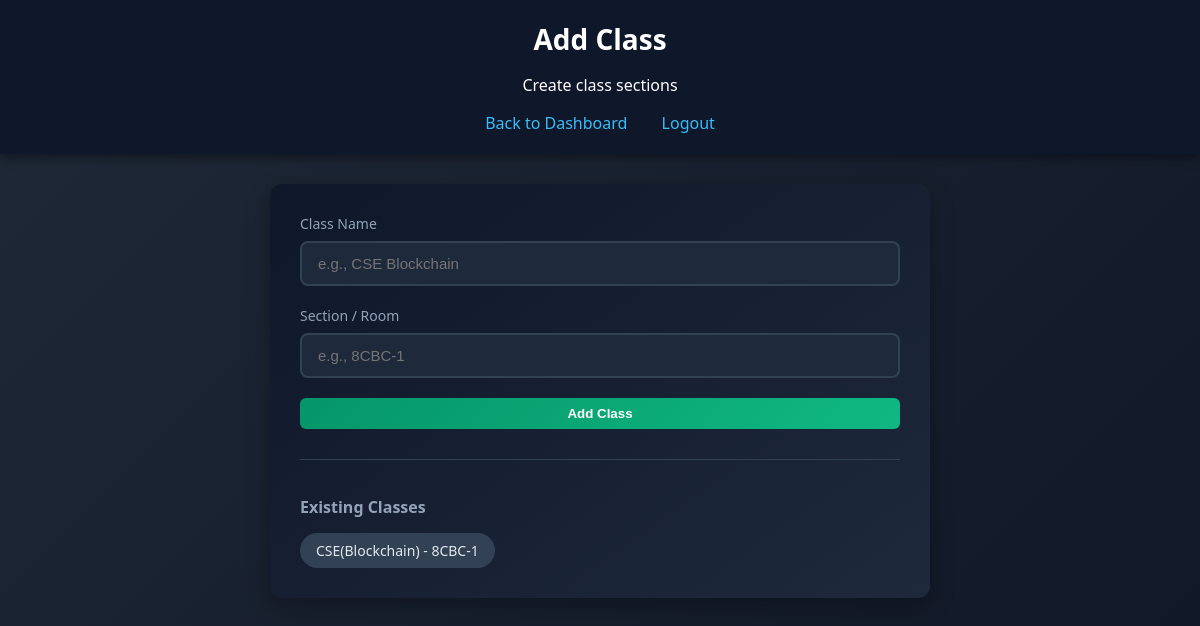
The app's page /admin/add_class (signed in), older data.
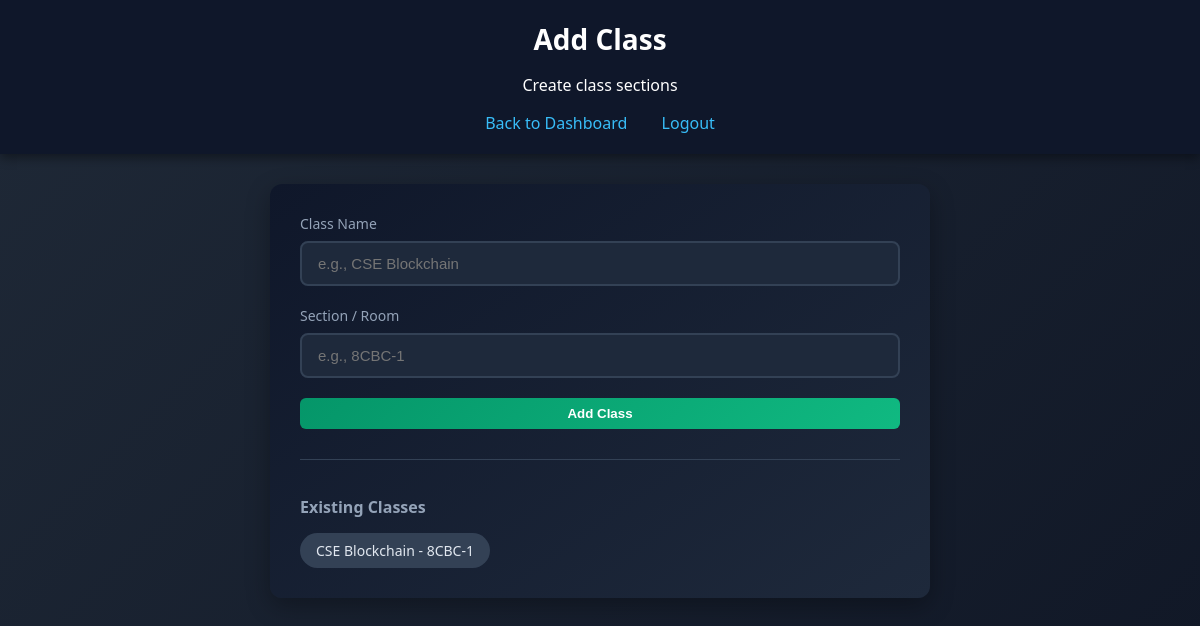
The same page, newer data.
### tables this page shows
CREATE TABLE classes (
    id INTEGER PRIMARY KEY AUTOINCREMENT,
    class_name TEXT NOT NULL,
    room_no TEXT
);

### backend/app.py (the view)
@app.route("/admin/add_class", methods=["GET", "POST"])
def add_class():
    if session.get("role") != "admin":
        return redirect("/login")
    message = ""
    conn = get_connection()
    cursor = conn.cursor()
    if request.method == "POST":
        class_name = request.form["class_name"]
        section = request.form["section"]
        cursor.execute("INSERT INTO classes (class_name, room_no) VALUES (?, ?)", (class_name, section))
        conn.commit()
        message = f"Class '{class_name} - {section}' added successfully!"
    classes = cursor.execute("SELECT * FROM classes ORDER BY class_name").fetchall()
    conn.close()
    return render_template("add_class.html", message=message, classes=classes)

### backend/app.py (called while the page is built)
def get_connection():
    conn = sqlite3.connect(DB_PATH)
    conn.row_factory = sqlite3.Row
    return conn

### frontend/templates/add_class.html (shortened to what this page needs)
<!DOCTYPE html>
<html lang="en">
<head>
    <link rel="stylesheet" href="/static/style.css">
</head>
<body>
    <div class="header">
        <h1>Add Class</h1>
        <p>Create class sections</p>
        <nav class="nav-links">
            <a href="/admin">Back to Dashboard</a>
            <a href="/logout">Logout</a>
        </nav>
    </div>
    <div class="dashboard-content">
        <div class="form-container">
            <form method="POST" class="admin-form">
                <div class="form-group">
                    <label>Class Name</label>
                    <input type="text" name="class_name" placeholder="e.g., CSE Blockchain" required>
                </div>
                <div class="form-group">
                    <label>Section / Room</label>
                    <input type="text" name="section" placeholder="e.g., 8CBC-1" required>
                </div>
                <button type="submit" class="start-btn">Add Class</button>
            </form>
            {% if classes %}
            <div class="existing-items">
                <h3>Existing Classes</h3>
                <div class="items-list">
                    {% for c in classes %}
                    <span class="item-tag">{{ c.class_name }} - {{ c.room_no }}</span>
                    {% endfor %}
                </div>
            </div>
            {% endif %}
        </div>
    </div>
</body>
</html>

Row changes from the older to the newer data that the page shows:
changed classes "8CBC-1": class_name "CSE(Blockchain)" → "CSE Blockchain"
